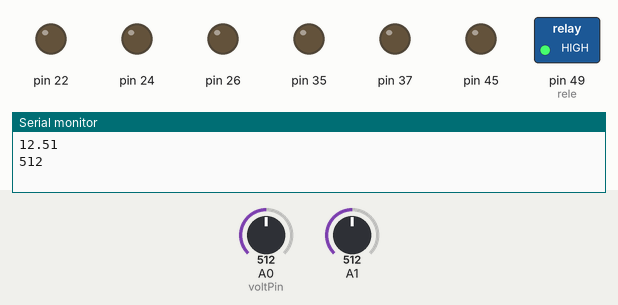
This sketch was run on a simulated Arduino Mega 2560, built with avr-gcc and run on an emulated ATmega2560. Parts: switched loads named in the sketch (green lamp = pin HIGH), output pins drawn as LEDs (lit = HIGH), the last lines printed to the serial monitor. Inputs (shaded band) come from the test bench; at power-on: A0 (voltPin) = 512, A1 = 512.

Above: at 1.2 s.
1.3 s: A0 (voltPin) set to 635
7.9 s: A0 (voltPin) set to 653
At 10.4 s:
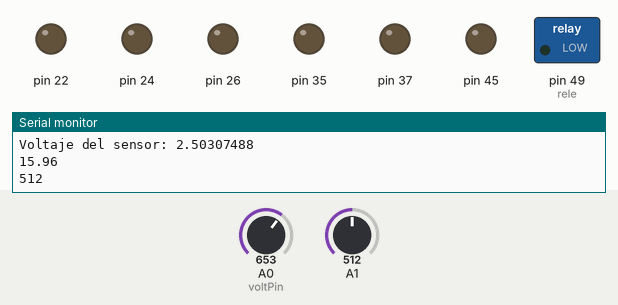
11.1 s: A0 (voltPin) set to 604
14.0 s: A0 (voltPin) set to 575
At 17.2 s:
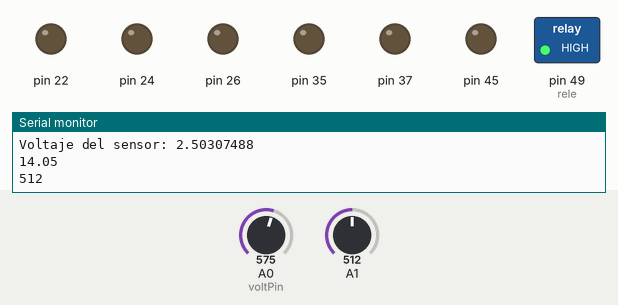
17.5 s: A0 (voltPin) set to 716
At 20.2 s:
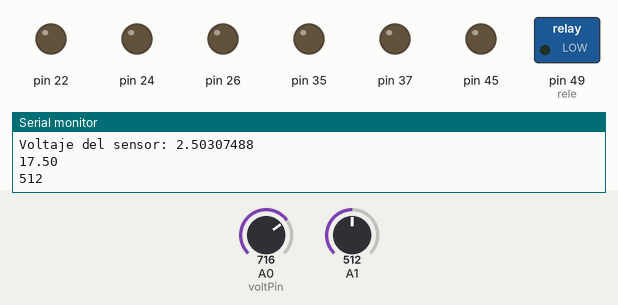
Timing chart, 0 to 21.7 s (numbered marks = the images above; inputs shaded):
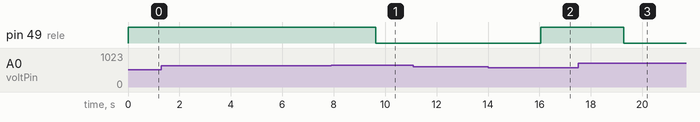

Measured:
- the behaviour switches between 644 and 645 on A0 (voltPin) (found by bisection; images 0 and 1)
- the behaviour switches between 594 and 593 on A0 (voltPin) (found by bisection; images 1 and 2)
- after the input at 7.9 s, pin 49 (rele): HIGH → LOW after 1.7 s
- after the input at 14.0 s, pin 49 (rele): LOW → HIGH after 2.1 s
- after the input at 17.5 s, pin 49 (rele): HIGH → LOW after 1.8 s

The sketch:

Ampere_Meter_Test_DC_Calibration.ino
```cpp
const int voltPin = A0;   // seleccionar la entrada para el sensor
int volt;         // variable que almacena el valor raw (0 a 1023)
float fvolt;            // variable que almacena el voltaje (0.0 a 25.0)
const int rele = 49;
const bool cargar = 1;

void setup() {
  pinMode(A0, INPUT);
  pinMode(A1, INPUT);
  pinMode(A2, INPUT);
  pinMode(37,OUTPUT);
  digitalWrite(37,0);
  pinMode(35,OUTPUT);
  digitalWrite(35,0);
  pinMode(45,OUTPUT);
  digitalWrite(45,0);
  pinMode(22,OUTPUT);
  digitalWrite(22,0);
  pinMode(24,OUTPUT);
  digitalWrite(24,0);
  pinMode(26,OUTPUT);
  digitalWrite(26,0);
  pinMode(rele,OUTPUT);
  Serial.begin(115200);
}

void loop() {
volt = analogRead(voltPin);          // realizar la lectura
   fvolt = floatmap(volt, 0, 1023, 0.0, 25.0);   // cambiar escala a 0.0 - 25.0
   Serial.println(fvolt);                     // mostrar el valor por serial
   Serial.println(analogRead(A1));
   if (cargar == 0)
   {
    fvolt = 20;
   }
   if (fvolt <= 14.5)
   {
    digitalWrite(rele,1); //invertido
   }
   if (fvolt >= 15.75)
   {
    digitalWrite(rele,0);
   }


  float voltajeSensor =get_voltage(25000);//obtenemos voltaje del sensor(10000 muestras)
  Serial.print("Voltaje del sensor: ");
  Serial.println(voltajeSensor ,8);
}


float get_voltage(int n_muestras)
{
  float voltage=0;

  for(int i=0;i<n_muestras;i++)
  {
    voltage =voltage+analogRead(A1) * (5.0 / 1023.0);
  }
  voltage=voltage/n_muestras;
  return(voltage);
}

// cambio de escala entre floats
float floatmap(float x, float in_min, float in_max, float out_min, float out_max)
{
   return (x - in_min) * (out_max - out_min) / (in_max - in_min) + out_min;
}
```
